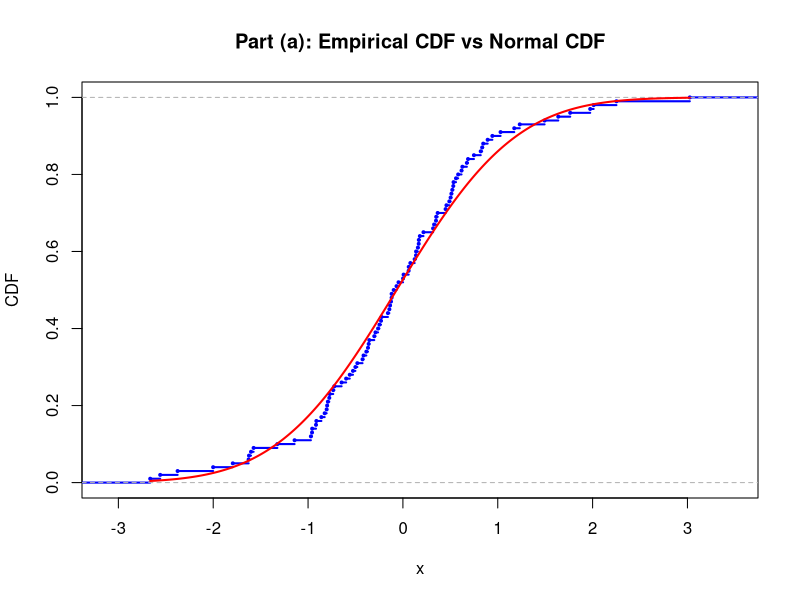
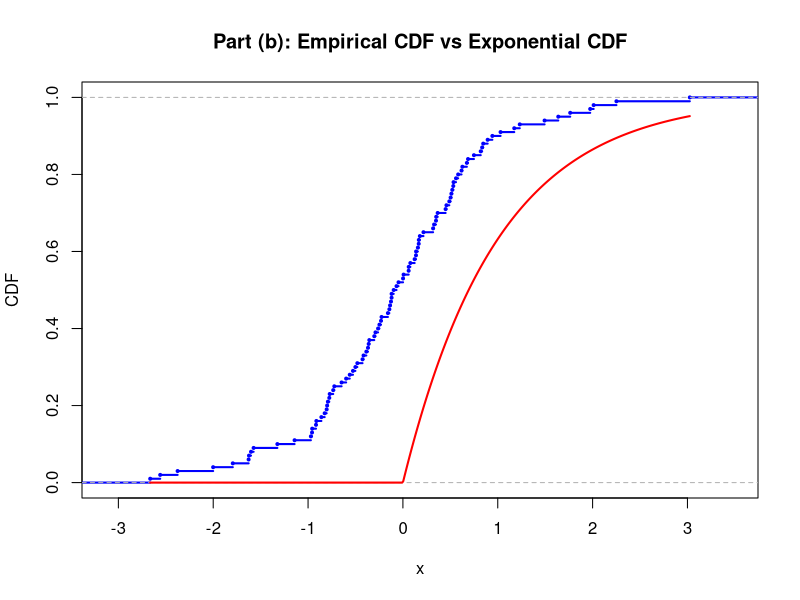
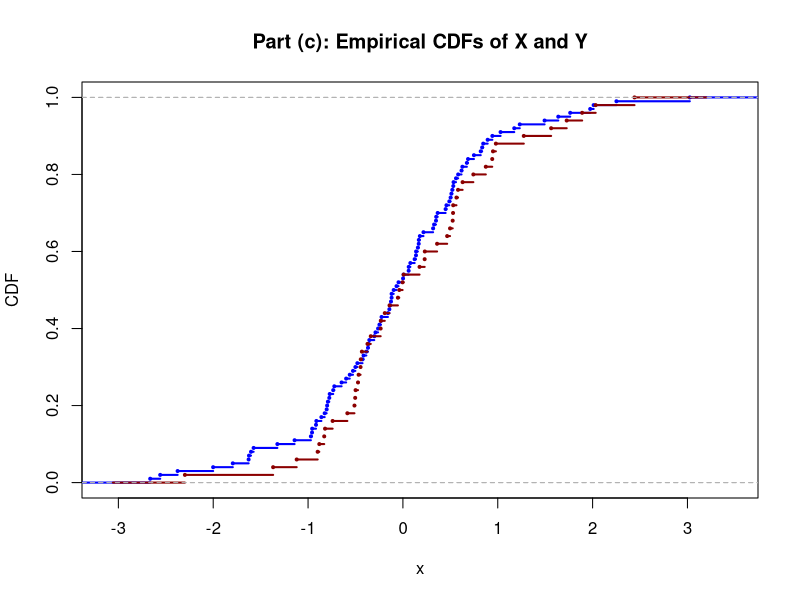

The R source for these figures, in order:
## ---- chunk 1

## ---- chunk 2

## ---- chunk 3
#Saving data
n <- 37
k_nums <- 1:150

#Making a_function from the task
a_function <- function(k, n) {
  x <- k * log(k^2 * n + pi)
  x - floor(x)
}

#Data for observation
a_data <- a_function(k_nums, n)
x <- qnorm(a_data[1:100])
y <- qnorm(a_data[101:150])

mu_hat <- mean(x)
sigma_hat <- sd(x)

#(a)
ks_test1 <- ks.test(x, "pnorm", mean = mu_hat, sd = sigma_hat)
cat("Part (a)")
ks_test1

#(b)
lambda <- 1
ks_test2 <- ks.test(x, "pexp", rate = lambda)
cat("Part (b)")
ks_test2

#(c)
ks_test3 <- ks.test(x, y)
cat("Part (c)")
ks_test3

## ---- chunk 4
Fn_x <- ecdf(x)
Fn_y <- ecdf(y)

#Part(a)
plot(Fn_x,
     main = "Part (a): Empirical CDF vs Normal CDF",
     xlab = "x",
     ylab = "CDF",
     col = "blue",
     lwd = 2,
     cex = 0.4)

xx <- seq(min(x), max(x), length.out = 500)
lines(xx, pnorm(xx, mean = mu_hat, sd = sigma_hat),
      col = "red", lwd = 2, cex = 0.4)


#Part(b)
plot(Fn_x,
     main = "Part (b): Empirical CDF vs Exponential CDF",
     xlab = "x",
     ylab = "CDF",
     col = "blue",
     lwd = 2,
     cex = 0.4)

xx_b <- seq(min(x), max(x), length.out = 500)
lines(xx_b, pexp(xx_b, rate = lambda),
      col = "red", lwd = 2, cex = 0.4)

#Part(c)
plot(Fn_x,
     main = "Part (c): Empirical CDFs of X and Y",
     xlab = "x",
     ylab = "CDF",
     col = "blue",
     lwd = 2,
     cex = 0.4)

lines(Fn_y, col = "darkred", lwd = 2, cex = 0.4)
## ---- chunk 5

